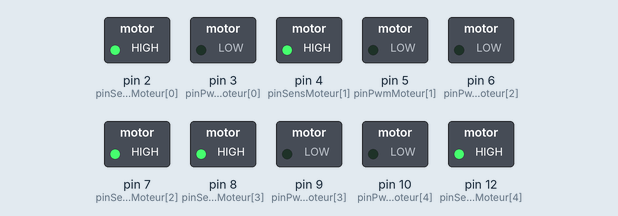
Recording of a sketch running on a simulated Arduino Uno, built with avr-gcc and run on an emulated ATmega328P. On the bench: switched loads named in the sketch (green lamp = pin HIGH).

Above: at 0.1 s.
Timing chart, 0 to 1.6 s (numbered marks = the images above):
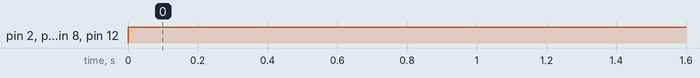

Measured:
- by itself, pin 2 (pinSensMoteur[0]), pin 4 (pinSensMoteur[1]), pin 7 (pinSensMoteur[2]), pin 8 (pinSensMoteur[3]), pin 12 (pinSensMoteur[4]): LOW → HIGH at 0.00 s

The sketch:

asserv.ino
```cpp
/************************************************************************************/
/* L'objectif de ce programme est d'asservir en angles chacun des 5 moteurs du bras */
/************************************************************************************/

/*
L'algorithme se base sur le principe suivant :
Chaque moteur peut avoir 2 états différents :
  1) commandé par appui sur bouton
  2) asservi en angle
Voilà le principe de l'algorithme :

######################################################################################
######################################################################################
#############################      ALGORITHME     ####################################

Pour chaque moteur :
  si le moteur est asservi en angle
    ecart = getEcart(moteur)
    commande = getCommande(ecart)
    commanderMoteur(moteur, commande)
  sinon (moteur commandé par bouton)
    commande = getCommandeBouton(moteur)
    commanderMoteur(moteur, commande)
    maj les valeurs de consignes angulaire avec la position actuelle

#############################    FIN ALGORITHME     ##################################
######################################################################################
######################################################################################

où commande est un entier dans [[-255 ; 255]]
et commanderMoteur(moteur,commande) effectue les différentes actions suivantes :
    renvoi un PWM proportionnel à |commande|
    active ou non la pin de sens suivant le signe de commande
*/
/*
######################################################################################
######################################################################################
#############################      VARIABLES      ####################################
*/
// pin des moteurs
const byte pinPwmMoteur[5] = {3,5,6,9,10};

// sens des moteurs
const byte pinSensMoteur[5] = {2,4,7,8,12};
boolean sensMoteur[5] = {0,0,0,0,0};

// pota des moteurs
const byte pinPotaMoteur[5] = {A0,A1,A2,A3,A4};
int potaMoteur[5] = {0,0,0,0,0};

// position et consigne angulaire des moteurs
float angleMoteur[5] = {0,0,0,0,0};
float consigneAngleMoteur[5] = {0,0,0,0,0};

// etats des moteurs (0 = asservi et 1 = commandé)
boolean etatMoteur[5] = {0,0,0,0,0};

// communication serie
const int baudRate = 9600; // en bits/s

// autres variables
float ecart = 0; // ecart angulaire entre la consigne et l'angle actuel
int commande = 0; // entier entre -255 et +255 représentant la commande à envoyer au moteur

/*
###########################      FIN VARIABLES      ##################################
######################################################################################
######################################################################################
*/
/*
######################################################################################
######################################################################################
##############################      HEADER      ######################################
*/

// remplie correctement le tableau etatMoteur[] avec :
// 1 si m est en train d'etre commandé par boutons, 0 sinon
void setEtatMoteurs();

// renvoie l'écart angulaire entre la consigne et l'angle actuel du moteur m
float getEcart(byte m);

// convertit un écart angulaire en une commande (entier)
int getCommande(float ecart);

// envoie un PWM au moteur m de valeur |commande| et active ou non la pin de sens de m
void commanderMoteur(byte m, int commande);

// renvoie la commande associée aux boutons du moteur m
int getCommandeBouton(byte m);

// convertit la valeur valPota (0..1023) en un angle (-pi..pi)
float potaToAngle(int valPota);
/*
############################      FIN HEADER      ####################################
######################################################################################
######################################################################################
*/
/*
######################################################################################
######################################################################################
##########################      INITIALISATION      ##################################
*/
void setup() {

  for (byte m=0; m<5; m++) {

    // pin moteurs et sens moteurs en sortie :
    pinMode(pinPwmMoteur[m],OUTPUT);
    pinMode(pinSensMoteur[m],OUTPUT);

    // initialisation avec les positions initiales des moteurs
    potaMoteur[m] = analogRead(pinPotaMoteur[m]);
    angleMoteur[m] = potaToAngle(potaMoteur[m]);
    consigneAngleMoteur[m] = angleMoteur[m];
    etatMoteur[m] = 0;

  }

}
/*
########################      FIN INITIALISATION      ################################
######################################################################################
######################################################################################
*/
/*
######################################################################################
######################################################################################
#############################      PROGRAMME      ####################################
*/
void loop() {

  // déterminer l'état de chacun des moteurs (commandé par bouton ou asservi)
  setEtatMoteurs();

  // commander chacun des moteurs
  for (byte m=0; m<5; m++) {
    // si le moteur est asservi en angle
    if (etatMoteur[m] == 0) {
      ecart = getEcart(m);
      commande = getCommande(ecart);
      commanderMoteur(m,commande);
    // si le moteur est controllé par bouton
    } else {
      commande = getCommandeBouton(m);
      commanderMoteur(m,commande);
      potaMoteur[m] = analogRead(pinPotaMoteur[m]);
      angleMoteur[m] = potaToAngle(potaMoteur[m]);
      consigneAngleMoteur[m] = angleMoteur[m];
    }
  }
}
/*
###########################      FIN PROGRAMME      ##################################
######################################################################################
######################################################################################
*/

/*
######################################################################################
######################################################################################
#############################      FONCTIONS      ####################################
*/

// remplie correctement le tableau etatMoteur[] avec :
// 1 si m est en train d'etre commandé par boutons, 0 sinon
void setEtatMoteurs(){
  for (byte m=0; m<5; m++) {
    // A FAIRE !!!
    etatMoteur[m] = 0;
  }
}

// renvoie l'écart angulaire entre la consigne et l'angle actuel du moteur m
float getEcart(byte m){
  return consigneAngleMoteur[m] - angleMoteur[m];
}

// convertit un écart angulaire en une commande (entier)
int getCommande(float ecart){
  // A FAIRE !!!
  return 0;
}

// envoie un PWM au moteur m de valeur |commande| et active ou non la pin de sens de m
void commanderMoteur(byte m, int commande){
  if (commande>0) {
    sensMoteur[m] = 0;
  } else {
    sensMoteur[m] = 1;
  }
  digitalWrite(pinSensMoteur[m],sensMoteur[m]);
  analogWrite(pinPwmMoteur[m],abs(commande));
}

// renvoie la commande associée aux boutons du moteur m
int getCommandeBouton(byte m){
  // A FAIRE !!!
  return 0;
}

// convertit la valeur valPota (0..1023) en un angle (-pi..pi)
float potaToAngle(int valPota){
  // A FAIRE !!!
  return 0;
}
/*
###########################      FIN FONCTIONS      ##################################
######################################################################################
######################################################################################
*/
```
